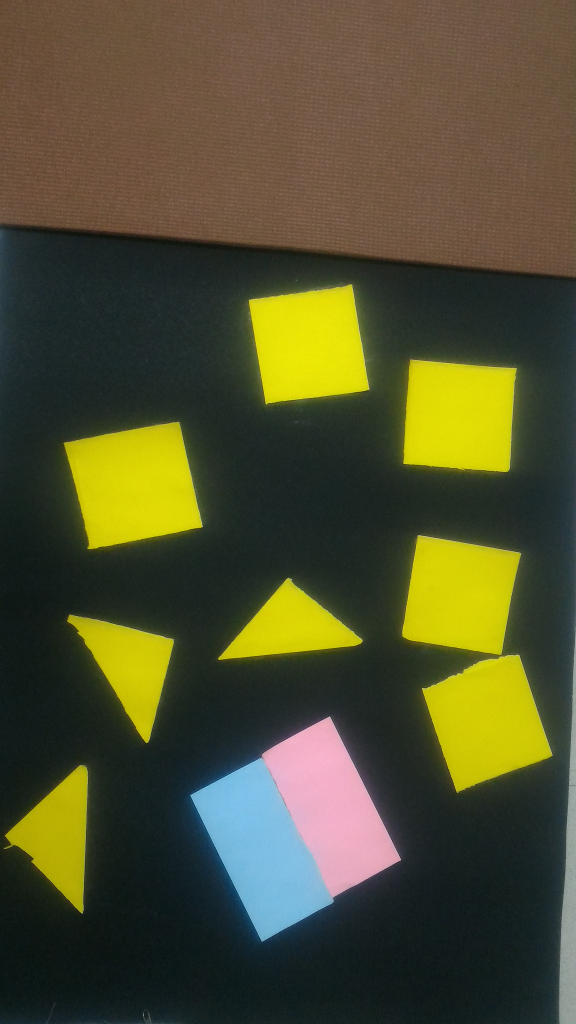
//> input picture P_20161228_221056_SRES.jpg, 2304 x 4096 px (shown at 1/4 size)
$ ./xeno ../P_20161228_221056_SRES.jpg   (built with g++ and OpenCV 4)
//> lines starting //> are read from the running program, lines starting //| are printed output that depends on the picture; after the words box and inside, x2 and y2 are one past the last pixel; in counts of white or black regions, pixels touching at a corner belong together
#include "opencv2/highgui/highgui.hpp"
#include "opencv2/imgproc/imgproc.hpp"
#include <iostream>
#include <stdio.h>
#include <stdlib.h>


using namespace cv;
using namespace std;

//Mat src; Mat src_gray;
int thresh = 100;
int max_thresh = 255;
RNG rng(12345);
int size = 3;
int maxCorners=25;
int ctr=0;
int ctr_n =0;

/// Function header
struct xeno {
    Mat c_img;
    vector<vector<Point> > contour;
    vector<Point2f> c_mc;

};
struct goal_count{
    xeno xeno_cnt;
    Point2f len;
    int s_t;
};
xeno square_det(Mat );
xeno triangle_det(Mat);
xeno rear_det(Mat);
xeno start_det(Mat);
xeno front_det(Mat);
bool color_y(float,float,Mat);
bool color_b(float,float,Mat);
bool color_rear(float,float,Mat);
bool color_front(float,float,Mat);


goal_count dir(xeno ,xeno ,xeno ,xeno);
float angle(Point2f ,Point2f,Point2f );
xeno refined(xeno,xeno,float);
Mat countour_detect(Mat);

float dist(Point2f ,Point2f );
// [35 lines of commented-out code are left out]
// [8 lines left out: function Isvalid, not called in this run]

/** @function main */
int main( int argc, char** argv )
{
    Mat src,src_gray;
    //src = imread( argv[1]);                                     //the image can loaded in 3 ways i.e . from webacam or videofile or image
   VideoCapture vid(argv[1]);

   int flag_start=0;
   int flag_goal=0;
   float distance,angle_rotate;
    //VideoCapture webcam(0);
   float frame_count = 0;
    Mat frame;
    double tframe;                                      //for videofile only
    double cframe;
    tframe = vid.get(CV_CAP_PROP_FRAME_COUNT);
    cframe = vid.get(CV_CAP_PROP_POS_FRAMES);
    Point2f start,position ;
    goal_count goal;
    xeno old_start_image,start_image,final_start_image,old_square_image,old_triangle_image,final_square_image,final_triangle_image,square_image,triangle_image,front_image,rear_image;
   while(1)
   {

       // [101 lines of commented-out code are left out]
       vid >> src;
//> src is the input picture: 4096 rows x 2304 cols, CV_8UC3; mean B, G, R 47.7, 80, 81.2

	Mat resize_src(src.rows,src.cols,CV_8UC3);
  /// Convert image to gray and blur it
        cvtColor( src, src_gray, CV_BGR2GRAY );
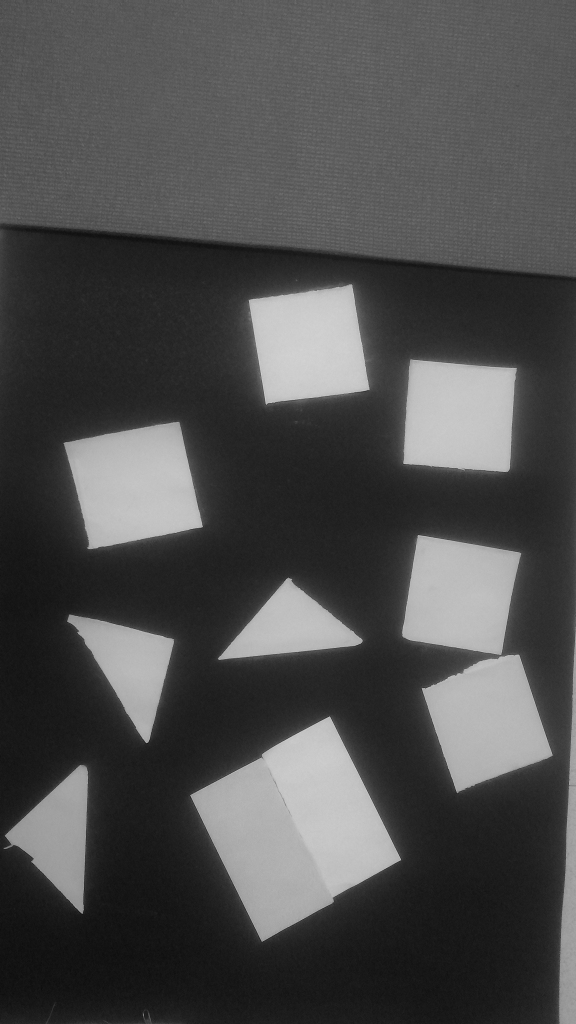
//> src_gray: 4096 rows x 2304 cols, CV_8UC1 (shown at 1/4 size); min 1, max 225, mean 76.7
        blur( src_gray, src_gray, Size(3,3) );                  //do some filtering later

  /// Create Window
        char* source_window = "Source";
        namedWindow( source_window, CV_WINDOW_AUTOSIZE );
        resize(src,resize_src,resize_src.size(),0,0,CV_INTER_AREA);
        imshow( source_window, resize_src );

      // [72 lines of commented-out code are left out]

        square_image = square_det(resize_src);
            triangle_image = triangle_det(resize_src);
        namedWindow("square",CV_WINDOW_AUTOSIZE );
        imshow("square",square_image.c_img);
        namedWindow("triangle",CV_WINDOW_AUTOSIZE );
        imshow("triangle",triangle_image.c_img);


        int iKey = waitKey(50);
        if (iKey == 27)break;

    }

       waitKey(0);

  return(0);
}

/** @function thresh_callback */
xeno square_det(Mat img )
{
  Mat canny_output,drawing_edge;
  xeno final_image;
  Mat resize_draw(img.rows,img.cols,CV_8UC1);
  vector<vector<Point> > contours;

  vector<Vec4i> hierarchy;


  /// Detect edges using Threshold
  Canny( img, canny_output, thresh, thresh*2, 3 );
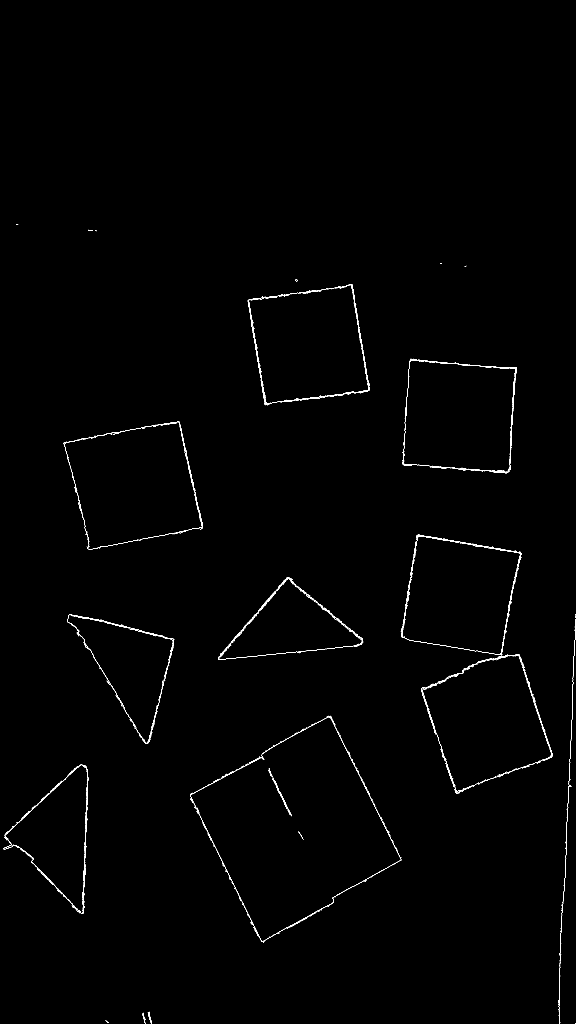
//> canny_output: 4096 rows x 2304 cols, CV_8UC1 (shown at 1/4 size); 0.34% white in thin lines or dots, all inside (x1, y1, x2, y2) = (14, 896, 2304, 4096)
  /// Find contours
  findContours( canny_output, contours, hierarchy, CV_RETR_EXTERNAL, CV_CHAIN_APPROX_SIMPLE, Point(0, 0) );
//> contours = 647 contours, 630 with area under 20; largest, box (x1, y1, x2, y2) and area: (760, 2865, 1605, 3768) 417323, (1612, 1435, 2068, 1890) 177787, (1608, 2139, 2085, 2620) 171886, (872, 2310, 1452, 2640) 90746, (14, 3059, 353, 3656) 540

  /// Approximate contours to polygons + get bounding rects and circles

  vector<vector<Point> > contours_poly( contours.size() );
//> contours_poly = 647 empty contours
  vector<Rect> boundRect( contours.size() );
  vector<Point2f>center( contours.size() );
  vector<float>radius( contours.size() );


  vector<Moments> mu(contours.size() );
//> mu = 647 items
  for( int i = 0; i < contours.size(); i++ )
     { mu[i] = moments( contours[i], false ); }

  ///  Get the mass centers:
  vector<Point2f> mc( contours.size() );
  for( int i = 0; i < contours.size(); i++ )
     { mc[i] = Point2f( mu[i].m10/mu[i].m00 , mu[i].m01/mu[i].m00 ); }
//> after the loop, mc = 647 Points (x, y), first 12: [nan, nan], [428.4, 4086.7], [575.5, 4074.3], [576.7, 4067.3], [597.4, 4072.5], [599.6, 4065.8], [2236.5, 3980.3], [1054, 3767.5], [1030, 3739.5], [1112.5, 3734], [1022.5, 3725.2], [nan, nan]


  for( int i = 0; i < contours.size(); i++ )
     { approxPolyDP( Mat(contours[i]), contours_poly[i], 3, true );
       boundRect[i] = boundingRect( Mat(contours_poly[i]) );

     }
//> after the loop, contours_poly = 647 contours, 625 with area under 20; largest, box (x1, y1, x2, y2) and area: (760, 2865, 1605, 3768) 416372, (1612, 1435, 2068, 1889) 177828, (1610, 2139, 2085, 2620) 171282, (872, 2310, 1452, 2640) 91250, (14, 3059, 353, 3656) 1000; boundRect = 647 Rects (x, y, width, height), first 8: [2300, 4093, 4, 2], [421, 4083, 14, 9], [572, 4053, 11, 41], [574, 4051, 8, 29], [591, 4050, 12, 41], [596, 4047, 12, 48], [2232, 3853, 10, 243], [1052, 3765, 7, 5]


  float area;

  /// Draw polygonal contour + bonding rects + circles
  Mat drawing = Mat::zeros( canny_output.size(), CV_8UC3 );

  int count = 0;
  for( int i = 0; i< contours.size(); i++ )
     {
      if(contourArea(contours[i])>10 && contourArea(contours[i])<20000)
        {
            if( color_y(mc[i].y,mc[i].x,img))
            {
                Scalar color = Scalar(255,count,0 );
                Scalar color_c = Scalar(255,255,0 );
                drawContours( drawing, contours_poly, i, color,1, 8, vector<Vec4i>(), 0, Point() );
                // drawContours( drawing, hull, i, color, 1, 8, vector<Vec4i>(), 0, Point() );
                // rectangle( drawing, boundRect[i].tl(), boundRect[i].br(), color, 2, 8, 0 );

                 //circle( drawing, mc[i], 4, color_c, -1, 8, 0 );

                 count = count + 20;
            }
        }
     }
//> drawing: 4096 rows x 2304 cols, CV_8UC3; every value is 0
//> after the loop, count = 0


  resize(drawing,resize_draw,resize_draw.size(),0,0,CV_INTER_AREA);             //resizing the img
  Mat resize_gray = Mat::zeros( resize_draw.size(), CV_8UC1 );
  for (int i = 0; i < resize_draw.rows; i++)
	{
		for (int j = 0; j < resize_draw.cols; j++)
		{
			if (resize_draw.at<Vec3b>(i, j)[0]>0 )          //convert resize_draw to grayscale..don't know I didn't use direct func
			{
                            resize_gray.at<uchar>(i,j)=255;
			}
		}
	}
//> resize_gray: 4096 rows x 2304 cols, CV_8UC1; every value is 0


  Mat img_dfs = Mat::zeros( resize_gray.size(), CV_8UC1 );

  //Mat img_dfs_n = dfs(resize_gray,img_dfs);         //Applying dfs

 //Apply find countour again on image obtained after dfs
  Mat final_img;
  vector<vector<Point> > new_contours;

  vector<Vec4i> new_hierarchy;

  /// Detect edges using Threshold

  /// Find contours
  findContours( resize_gray, new_contours, new_hierarchy, CV_RETR_TREE, CV_CHAIN_APPROX_SIMPLE, Point(0, 0) );
//> new_contours = 0 contours; new_hierarchy = empty

  vector<vector<Point> > new_contours_poly( new_contours.size() );
//> new_contours_poly = 0 contours
  vector<Rect> new_boundRect( new_contours.size() );
  vector<Point2f>new_center( new_contours.size() );
  vector<float>new_radius( new_contours.size() );


  vector<Moments> new_mu(new_contours.size() );
 // for( int i = 0; i < new_contours.size(); i++ )
 //    { new_mu[i] = moments( new_contours[i], false ); }

  ///  Get the mass centers:
  vector<Point2f> new_mc( new_contours.size() );

  //for( int i = 0; i < new_contours.size(); i++ )
   //  { new_mc[i] = Point2f( new_mu[i].m10/new_mu[i].m00 , new_mu[i].m01/new_mu[i].m00 ); }


  for( int i = 0; i < new_contours.size(); i++ )
     { approxPolyDP( Mat(new_contours[i]), new_contours_poly[i], 3, true );
     //  new_boundRect[i] = boundingRect( Mat(new_contours_poly[i]) );
      // minEnclosingCircle( (Mat)contours_poly[i], center[i], radius[i] );
     }


  /// Draw polygonal contour + bonding re=cts + circles
  Mat  new_drawing = Mat::zeros( resize_draw.size(), CV_8UC3 );;
  namedWindow( "goodfeatures", CV_WINDOW_AUTOSIZE );

  int new_count = 0;
  for( int i = 0; i< new_contours.size(); i++ )
    {

      if((i%2) == 0 && new_contours_poly[i].size() ==4)
      {Scalar color = Scalar(255,255,255 );
        new_mu[i] = moments( new_contours[i], false );
        new_mc[i] = Point2f( new_mu[i].m10/new_mu[i].m00 , new_mu[i].m01/new_mu[i].m00 );

       new_boundRect[i] = boundingRect( Mat(new_contours_poly[i]) );
       //drawContours( new_drawing, new_contours_poly, i, color, 1, 8, vector<Vec4i>(), 0, Point() );
      // drawContours( drawing, hull, i, color, 1, 8, vector<Vec4i>(), 0, Point() );
      rectangle( new_drawing, new_boundRect[i].tl(), new_boundRect[i].br(), Scalar(rng.uniform(0,255), rng.uniform(0,255),rng.uniform(0,255)), 2, 8, 0 );
       circle( new_drawing, new_mc[i], 4, color, -1, 8, 0 );

  //    cout<<new_mc[i]<<"  "<<i/2<<"   "<<new_contours.size()<<"\n";
      // circle( drawing, center[i], (int)radius[i], color, 2, 8, 0 );
       new_count = new_count + 20;
      }


     }
//> after the loop, new_count = 0

  final_image.c_img = new_drawing;
  final_image.contour= contours;
//> final_image.contour has the same summary as contours
  final_image.c_mc=new_mc;


  //namedWindow( "final", CV_WINDOW_AUTOSIZE );


 imshow( "final",drawing );

  return final_image;

}
xeno triangle_det(Mat img )
{
  Mat canny_output,drawing_edge;
  xeno final_image;
  Mat resize_draw(img.rows,img.cols,CV_8UC1);
  vector<vector<Point> > contours;

  vector<Vec4i> hierarchy;


  /// Detect edges using Threshold
  Canny( img, canny_output, thresh, thresh*2, 3 );
  /// Find contours
  findContours( canny_output, contours, hierarchy, CV_RETR_EXTERNAL, CV_CHAIN_APPROX_SIMPLE, Point(0, 0) );

  /// Approximate contours to polygons + get bounding rects and circles

  vector<vector<Point> > contours_poly( contours.size() );
//> contours_poly = 647 empty contours
  vector<Rect> boundRect( contours.size() );
  vector<Point2f>center( contours.size() );
  vector<float>radius( contours.size() );


  vector<Moments> mu(contours.size() );
//> mu = 647 items
  for( int i = 0; i < contours.size(); i++ )
     { mu[i] = moments( contours[i], false ); }

  ///  Get the mass centers:
  vector<Point2f> mc( contours.size() );
  for( int i = 0; i < contours.size(); i++ )
     { mc[i] = Point2f( mu[i].m10/mu[i].m00 , mu[i].m01/mu[i].m00 ); }


  for( int i = 0; i < contours.size(); i++ )
     { approxPolyDP( Mat(contours[i]), contours_poly[i], 3, true );
       boundRect[i] = boundingRect( Mat(contours_poly[i]) );

     }
//> after the loop, contours_poly = 647 contours, 625 with area under 20; largest, box (x1, y1, x2, y2) and area: (760, 2865, 1605, 3768) 416372, (1612, 1435, 2068, 1889) 177828, (1610, 2139, 2085, 2620) 171282, (872, 2310, 1452, 2640) 91250, (14, 3059, 353, 3656) 1000


  float area;

  /// Draw polygonal contour + bonding rects + circles
  Mat drawing = Mat::zeros( canny_output.size(), CV_8UC3 );

  int count = 0;
  for( int i = 0; i< contours.size(); i++ )
     {
      if(contourArea(contours[i])>50 && contourArea(contours[i])<2000)
        {
          if(color_y(mc[i].y,mc[i].x,img))
            {
                Scalar color = Scalar(255,count,0 );
               Scalar color_c = Scalar(255,255,0 );
               drawContours( drawing, contours_poly, i, color,1, 8, vector<Vec4i>(), 0, Point() );
              // drawContours( drawing, hull, i, color, 1, 8, vector<Vec4i>(), 0, Point() );
              // rectangle( drawing, boundRect[i].tl(), boundRect[i].br(), color, 2, 8, 0 );

               //circle( drawing, mc[i], 4, color_c, -1, 8, 0 );

               count = count + 20;
            }
        }
     }
//> after the loop, count = 0


  resize(drawing,resize_draw,resize_draw.size(),0,0,CV_INTER_AREA);             //resizing the img
  Mat resize_gray = Mat::zeros( resize_draw.size(), CV_8UC1 );
  for (int i = 0; i < resize_draw.rows; i++)
	{
		for (int j = 0; j < resize_draw.cols; j++)
		{
			if (resize_draw.at<Vec3b>(i, j)[0]>0 )          //convert resize_draw to grayscale..don't know I didn't use direct func
			{
                            resize_gray.at<uchar>(i,j)=255;
			}
		}
	}


  Mat img_dfs = Mat::zeros( resize_gray.size(), CV_8UC1 );

  //Mat img_dfs_n = dfs(resize_gray,img_dfs);         //Applying dfs

 //Apply find countour again on image obtained after dfs
  Mat final_img;
  vector<vector<Point> > new_contours;

  vector<Vec4i> new_hierarchy;

  /// Detect edges using Threshold

  /// Find contours
  findContours( resize_gray, new_contours, new_hierarchy, CV_RETR_TREE, CV_CHAIN_APPROX_SIMPLE, Point(0, 0) );
//> new_contours = 0 contours; new_hierarchy = empty

  vector<vector<Point> > new_contours_poly( new_contours.size() );
//> new_contours_poly = 0 contours
  vector<Rect> new_boundRect( new_contours.size() );
  vector<Point2f>new_center( new_contours.size() );
  vector<float>new_radius( new_contours.size() );


  vector<Moments> new_mu(new_contours.size() );
 // for( int i = 0; i < new_contours.size(); i++ )
 //    { new_mu[i] = moments( new_contours[i], false ); }

  ///  Get the mass centers:
  vector<Point2f> new_mc( new_contours.size() );

  //for( int i = 0; i < new_contours.size(); i++ )
   //  { new_mc[i] = Point2f( new_mu[i].m10/new_mu[i].m00 , new_mu[i].m01/new_mu[i].m00 ); }


  for( int i = 0; i < new_contours.size(); i++ )
     { approxPolyDP( Mat(new_contours[i]), new_contours_poly[i], 3, true );
     //  new_boundRect[i] = boundingRect( Mat(new_contours_poly[i]) );
      // minEnclosingCircle( (Mat)contours_poly[i], center[i], radius[i] );
     }


  /// Draw polygonal contour + bonding re=cts + circles
  Mat  new_drawing = Mat::zeros( resize_draw.size(), CV_8UC3 );;
  namedWindow( "goodfeatures", CV_WINDOW_AUTOSIZE );

  int new_count = 0;
  for( int i = 0; i< new_contours.size(); i++ )
    {

      if((i%2) == 0 && new_contours_poly[i].size() ==3)
      {Scalar color = Scalar(255,255,255 );
        new_mu[i] = moments( new_contours[i], false );
        new_mc[i] = Point2f( new_mu[i].m10/new_mu[i].m00 , new_mu[i].m01/new_mu[i].m00 );

       new_boundRect[i] = boundingRect( Mat(new_contours_poly[i]) );
       drawContours( new_drawing, new_contours_poly, i, color, 1, 8, vector<Vec4i>(), 0, Point() );
      // drawContours( drawing, hull, i, color, 1, 8, vector<Vec4i>(), 0, Point() );
     // rectangle( new_drawing, new_boundRect[i].tl(), new_boundRect[i].br(), Scalar(rng.uniform(0,255), rng.uniform(0,255),rng.uniform(0,255)), 2, 8, 0 );
       circle( new_drawing, new_mc[i], 4, color, -1, 8, 0 );
      // cout<<"from direct"<<"\n";
   // cout<<new_mc[i]<<"  "<<i/2<<"   "<<new_contours.size()<<"\n";
      // circle( drawing, center[i], (int)radius[i], color, 2, 8, 0 );
       new_count = new_count + 20;
      }


     }
//> after the loop, new_count = 0
//> the Esc key is pressed

  final_image.c_img = new_drawing;
  final_image.contour= contours;
  final_image.c_mc=new_mc;


  //namedWindow( "final", CV_WINDOW_AUTOSIZE );


 // imshow( "final",drawing_edge );

  return final_image;

}

// [561 lines left out: functions front_det, rear_det, start_det, dist, dir, not called in this run]

// [10 lines of commented-out code are left out]

// [25 lines left out: function angle, not called in this run]


bool color_y(float a,float b,Mat img)
{
    int count = 0 ;
    for (int i1 = a - size / 2; i1 <= a + size / 2; i1++)
	{
		for (int j1 = b - size / 2; j1 <= b + size / 2; j1++)
		{
			if (i1 < 0 || i1 >= img.rows || j1 < 0 || j1 >= img.cols)
			{
                            if (img.at<Vec3b>(i1, j1)[0] > 30 && img.at<Vec3b>(i1, j1)[0]< 255 && img.at<Vec3b>(i1, j1)[1] > 110 && img.at<Vec3b>(i1, j1)[1]<255 && img.at<Vec3b>(i1, j1)[2] > 152 && img.at<Vec3b>(i1, j1)[0]< 255  )
                            {
                                count++;
                            }
                        }
		}
	}
    if(count > 3)
        return  true;
    else return false;
}


// [59 lines left out: functions color_b, color_front, color_rear, not called in this run]
